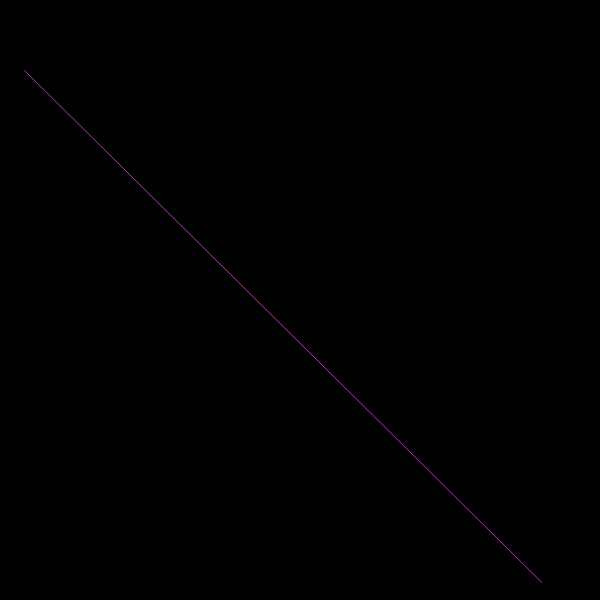
Frame 1 (no input)
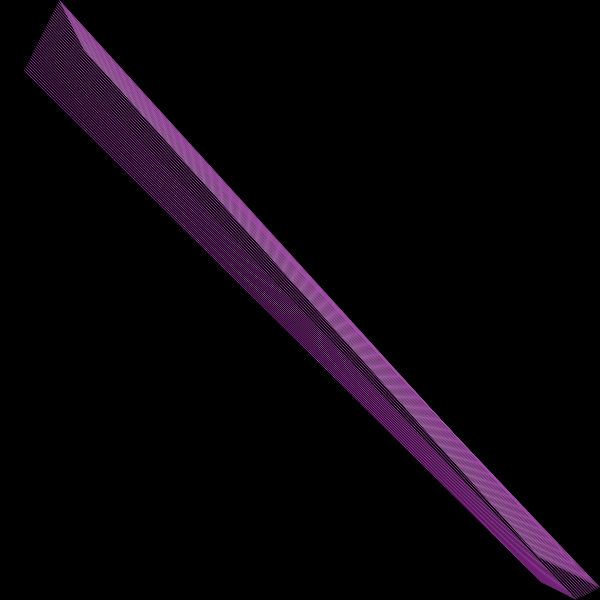
Frame 60 (no input)
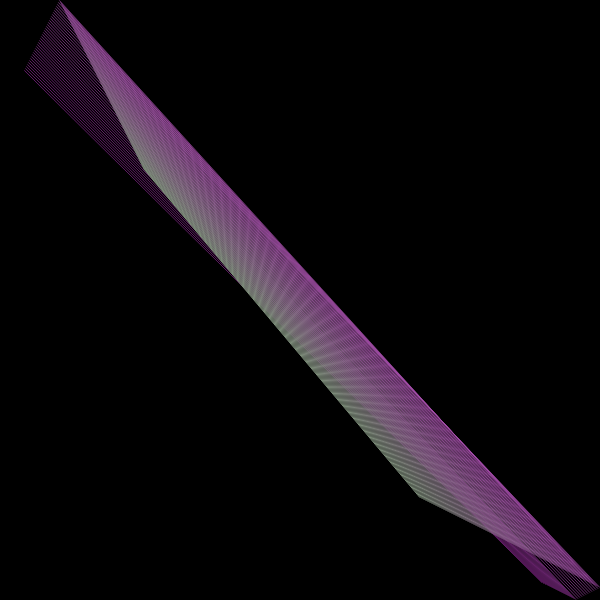
Frame 120 (the mouse pressed at the canvas centre since frame 60)

The p5.js sketch that drew these frames (run headless with seeded random() and noise() and a simulated clock; from frame 60 on, the mouse is pressed at the canvas centre):

// p5.js sketch
// ── sketch.js
let myLines = [];

let canvasX = 600;
let canvasY = 600;

let maxLines = 550;

let d1 = { x: 2, y: 1 };
let d2 = { x: 1, y: -2 };

// Define two colors to lerp between
let colorStart, colorEnd;
let nextColorEnd;
let lerpProgress = 0; // Track progress of the lerp

let colorChangeInterval = 200; // Change colors every 200 frames
let fadeSpeed = 1; // Speed at which lines fade

// Function to generate a random color
function getRandomColor() {
  return color(random(255), random(255), random(255));
}

// run once at the beginning
function setup() {
  // Set square canvas
  createCanvas(canvasX, canvasY);

  // Define the starting and ending colors
  colorStart = getRandomColor(); // Constant color for first line(s)
  colorEnd = getRandomColor(); // First color transition
  nextColorEnd = getRandomColor(); // Next target color for smooth transition

  // Create a list of random points and assign the first line the constant color and full opacity
  myLines.push({
    x1: Math.random() * canvasX,
    y1: Math.random() * canvasX,
    x2: Math.random() * canvasY,
    y2: Math.random() * canvasY,
    color: colorStart,
    opacity: 255, // Start new lines with full opacity
  });

  strokeWeight(1);
}

// run every frame
function draw() {
  background(0);

  // Gradually increase lerpProgress over time for smooth color transition
  lerpProgress += 1 / colorChangeInterval;

  if (lerpProgress >= 1) {
    // Once the color transition is done, set new colors for the next transition
    colorStart = colorEnd;
    colorEnd = nextColorEnd;
    nextColorEnd = getRandomColor();
    lerpProgress = 0; // Reset progress for the next transition
  }

  // Draw the lines in reverse order (oldest lines drawn last)
  for (let i = myLines.length - 1; i >= 0; i--) {
    let l = myLines[i];

    // Decrease opacity for older lines
    l.opacity = max(l.opacity - fadeSpeed, 0); // Fade line gradually

    // Set stroke color with the current opacity
    let fadedColor = color(
      red(l.color),
      green(l.color),
      blue(l.color),
      l.opacity
    );
    stroke(fadedColor);

    // Draw the line with fading effect
    line(l.x1, l.y1, l.x2, l.y2);
  }

  // Check for collision and move the first line
  let l = myLines[0];
  if (l.x1 + d1.x > canvasX || l.x1 + d1.x < 0) d1.x = -d1.x;
  if (l.x2 + d2.x > canvasX || l.x2 + d2.x < 0) d2.x = -d2.x;
  if (l.y1 + d1.y > canvasY || l.y1 + d1.y < 0) d1.y = -d1.y;
  if (l.y2 + d2.y > canvasY || l.y2 + d2.y < 0) d2.y = -d2.y;

  // Add a new line with interpolated color between colorStart and colorEnd
  let newLineColor = lerpColor(colorStart, colorEnd, lerpProgress);

  let newLine = {
    x1: l.x1 + d1.x,
    y1: l.y1 + d1.y,
    x2: l.x2 + d2.x,
    y2: l.y2 + d2.y,
    color: newLineColor,
    opacity: 255, // New lines start with full opacity
  };

  myLines.unshift(newLine);

  // Remove last line if opacity is zero (fully faded out)
  if (myLines.length > maxLines && myLines[myLines.length - 1].opacity <= 0) {
    myLines.pop();
  }
}
